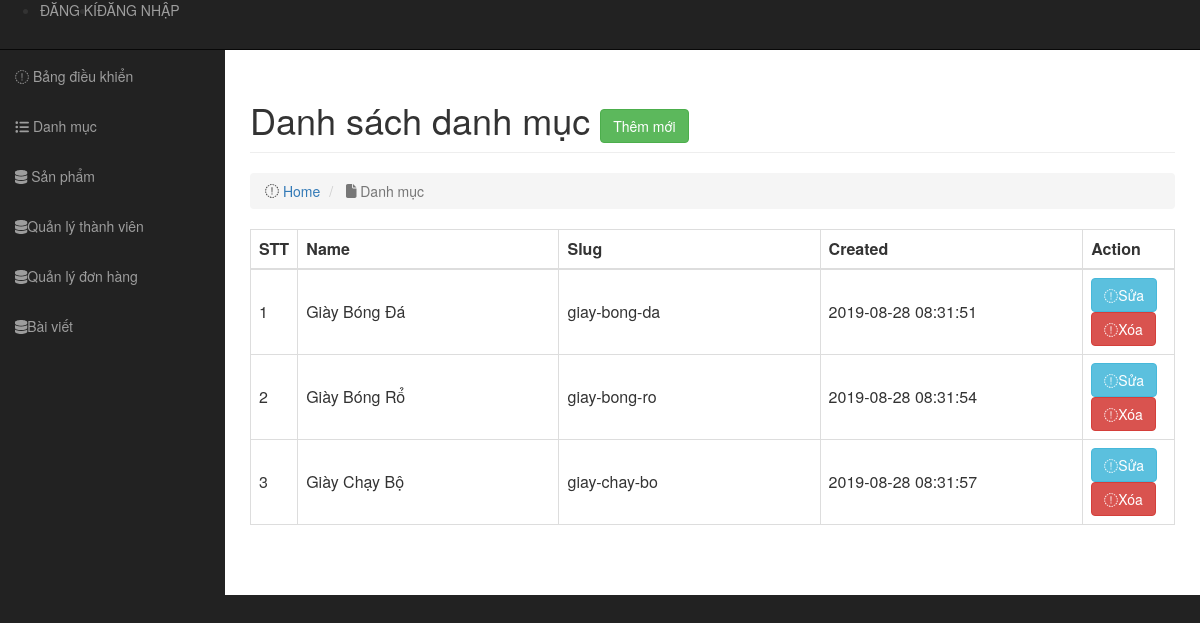
The page /admin/modules/category/index.php on the database its author committed.
### tables this page shows
CREATE TABLE `category` (
  `id` int(11) NOT NULL,
  `name` varchar(100) DEFAULT NULL,
  `slug` varchar(100) DEFAULT NULL,
  `image` varchar(100) DEFAULT NULL,
  `banner` varchar(100) DEFAULT NULL,
  `home` tinytext DEFAULT '',
  `status` tinytext DEFAULT '1',
  `created_at` timestamp NULL DEFAULT current_timestamp() ON UPDATE current_timestamp(),
  `updated_at` timestamp NULL DEFAULT current_timestamp() ON UPDATE current_timestamp()
);

### libraries/Database.php (called while the page is built, shortened)
<?php
    class Database
    {
        public $link;
        public function __construct()
        {
            $this->link = mysqli_connect("localhost","root","","websitebangiay") or die ();
            mysqli_set_charset($this->link,"utf8");
        }
         public function fetchAll($table)
        {
            $sql = "SELECT * FROM {$table} WHERE 1" ;
            $result = mysqli_query($this->link,$sql) or die("Lỗi Truy Vấn fetchAll " .mysqli_error($this->link));
            $data = [];
            if( $result)
            {
                while ($num = mysqli_fetch_assoc($result))
                {
                    $data[] = $num;
                }
            }
            return $data;
        }
    }
?>

### admin/autoload/autoload.php (called while the page is built, shortened)
<?php
   require_once __DIR__. "/../../libraries/Database.php";
    $db = new Database ;
    ?>

### admin/modules/category/index.php (the view, shortened to what this page needs)
<?php
    require_once __DIR__. "/../../autoload/autoload.php";
    $category = $db->fetchAll("category");
?>
<?php require_once __DIR__. "/../../layouts/header.php"; ?>
<div id="page-wrapper">
    <div class="container-fluid">
        <div class="row">
            <div class="col-lg-12">
                <h1 class="page-header">
                    Danh sách danh mục
                    <a href="add.php" class="btn btn-success">Thêm mới</a>
                </h1>
                <ol class="breadcrumb">
                    <li>
                        <i class="fa fa-dashboard"></i> <a href="index.html">Home</a>
                    </li>
                    <li class="active">
                        <i class="fa fa-file"></i> Danh mục
                    </li>
                </ol>
            </div>
        </div>
        <div class="row">
            <div class="col-lg-12">
                <div class="table-responsive">
                    <table class="table table-bordered table-hover">
                        <thead>
                            <tr>
                                <th>STT</th>
                                <th>Name</th>
                                <th>Slug</th>
                                <th>Created</th>
                                <th>Action</th>
                            </tr>
                        </thead>
                        <tbody>
                            <?php $stt=1; foreach ($category as $item) : ?>
                            <tr>
                                <td><?php echo $stt ?></td>
                                <td><?php echo $item['name'] ?></td>
                                <td><?php echo $item['slug'] ?></td>
                                <td><?php echo $item['created_at'] ?></td>
                                <td>
                                    <a class="btn btn-info" href="edit.php?id=<?php echo $item['id'] ?>"><i
                                            class="far fa-edit"></i>Sửa</a>
                                    <a class="btn btn-danger" href="delete.php?id=<?php echo $item['id'] ?>"><i
                                            class="far fa-trash-alt"></i>Xóa</a>
                                </td>
                            </tr>
                            <?php $stt++; endforeach ?>
                        </tbody>
                    </table>
                </div>
            </div>
        </div>
    </div>
    <?php require_once __DIR__. "/../../layouts/footer.php"; ?>

### public/admin/css/sb-admin.css (style rules this page uses)
body { margin-top: 100px; background-color: #222; }
@media (min-width:768px) { body { margin-top: 50px; } }
#page-wrapper { width: 100%; padding: 0; background-color: #fff; }
@media (min-width:768px) { #page-wrapper { padding: 10px; } }

### public/admin/css/style.css (style rules this page uses)
.table-responsive > table > tbody > tr > td:first-child { width: 50px; }
.table-responsive > table > tbody > tr > td { vertical-align: middle; width: 30%; }

### rows shown on the page
category: name "Giày Bóng Đá", slug "giay-bong-da", created_at "2019-08-28 08:31:51"
category: name "Giày Bóng Rổ", slug "giay-bong-ro", created_at "2019-08-28 08:31:54"
category: name "Giày Chạy Bộ", slug "giay-chay-bo", created_at "2019-08-28 08:31:57"
